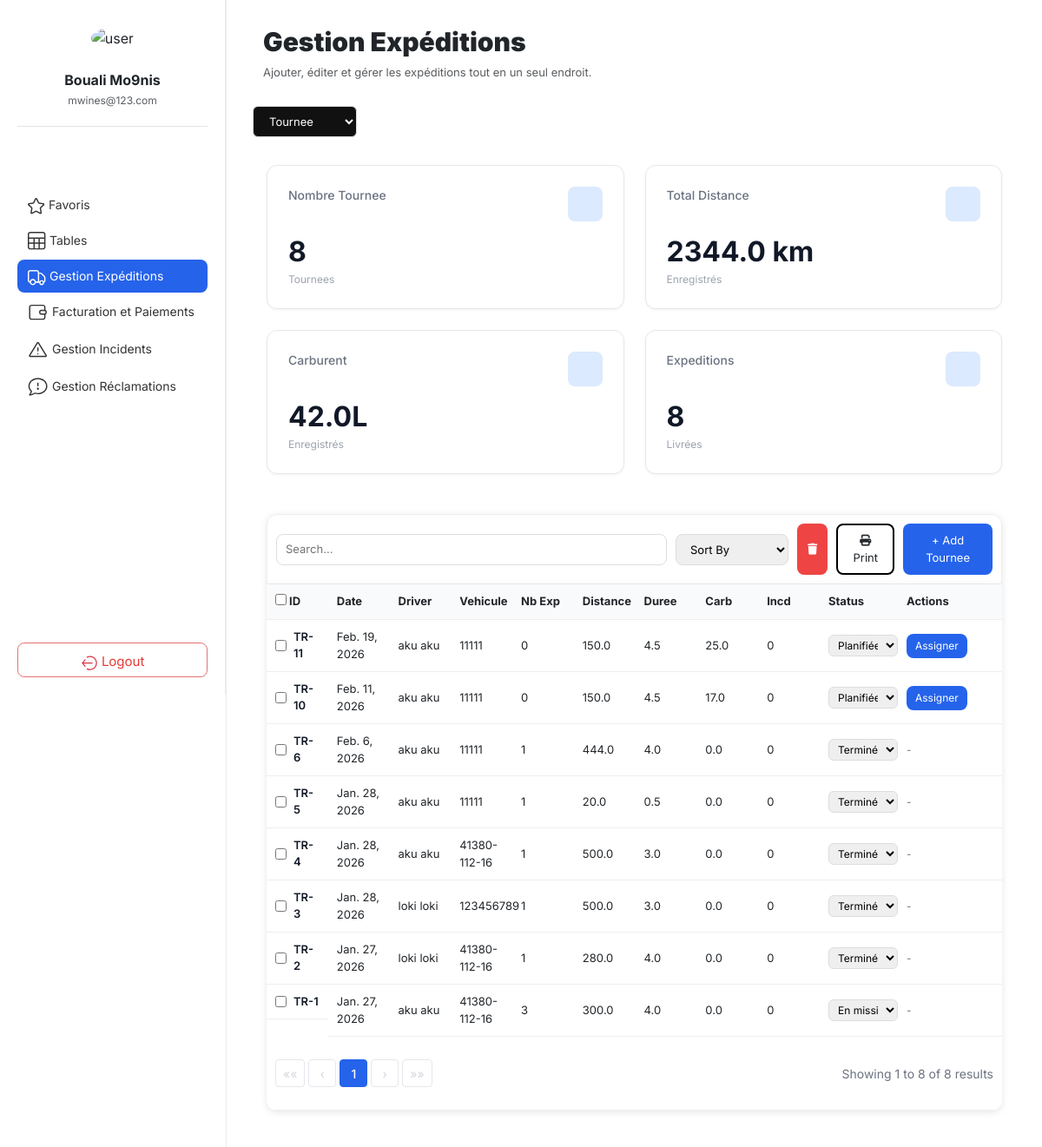
The app's page /expedition/tournee/ with its own data.
### core/models/models.py (models this page shows, shortened)
class Tour(models.Model):
    tour_date = models.DateField()
    distance = models.FloatField()
    duration = models.FloatField()
    status = models.CharField(max_length=50)
    driver = models.ForeignKey(Driver, on_delete=models.RESTRICT)
    vehicle = models.ForeignKey(Vehicle, on_delete=models.RESTRICT)
    nb_exp = models.IntegerField(default=0, verbose_name="Number of Expeditions")
    carb = models.FloatField(default=0, verbose_name="Fuel Consumption (L)")
    incd = models.IntegerField(default=0, verbose_name="Number of Incidents")

class Driver(models.Model):
    first_name = models.CharField(max_length=100)
    last_name = models.CharField(max_length=100)
    phone = models.CharField(max_length=20)
    license_number = models.CharField(max_length=50, unique=True)
    hire_date = models.DateField()
    status = models.CharField(max_length=50)
    def __str__(self):
        return f"{self.first_name} {self.last_name}"

class Vehicle(models.Model):
    plate_number = models.CharField(max_length=50, unique=True)
    brand = models.CharField(max_length=50)
    model = models.CharField(max_length=50)
    max_weight = models.FloatField()
    max_volume = models.FloatField()
    status = models.CharField(max_length=50)
    def __str__(self):
        return self.plate_number

### core/web/views.py (the view, shortened to what this page needs)
# urls.py: path("expedition/tournee/", views.tournee_view, name="tournee_view"),
def tournee_view(request):
    try:
        Tour = apps.get_model("core", "Tour")
    except LookupError as e:
        raise Http404("Tournee model not found (check core/models/models.py).") from e
    db_table = Tour._meta.db_table
    search_query = request.GET.get('search', '').strip()
    Tournees = Tour.objects.all()
    Tournees = Tournees.order_by('-id')
    page_obj = Paginator(Tournees, 10).get_page(request.GET.get("page"))
    from django.db.models import Sum, Count
    all_tours = Tour.objects.all()
    stats = {
        'tournees': all_tours.count(),
        'distance': all_tours.aggregate(Sum('distance'))['distance__sum'] or 0,
        'carburant': all_tours.aggregate(Sum('carb'))['carb__sum'] or 0,
        'expeditions': all_tours.aggregate(Sum('nb_exp'))['nb_exp__sum'] or 0,
    }
    return render(request, "expedition/tourne.html", {"page_obj": page_obj, "stats": stats})

### core/web/templates/expedition/tourne.html (shortened to what this page needs)
{% extends "home.html" %}
{% load static %}
{% block content %}
<link rel="stylesheet" href="{% static 'css/tourne.css' %}">
<div class="tables-top">
    <div class="table-header">
            <h2><b>Gestion Expéditions</b></h2>
            <p class="text-muted">Ajouter, éditer et gérer les expéditions tout en un seul endroit.</p>
    </div>
    <select name="table" class="table-select" onchange="if (this.value) { window.location.href = this.value; }">
            <option value="{% url 'tournee_view' %}"selected>Tournee</option>
    </select>
</div>
<div class="stats-cards-row">
    <div class="stat-card-modern">
        <div class="stat-header">
            <span class="stat-label">Nombre Tournee</span>
            <div class="stat-icon stat-icon-blue">
            </div>
        </div>
        <div class="stat-value-large">{{ stats.tournees|default:"10" }}</div>
        <div class="stat-sublabel">Tournees</div>
    </div>
    <div class="stat-card-modern">
        <div class="stat-header">
            <span class="stat-label">Total Distance</span>
            <div class="stat-icon stat-icon-blue">
            </div>
        </div>
        <div class="stat-value-large">{{ stats.distance|default:"4000" }} km</div>
        <div class="stat-sublabel">Enregistrés</div>
    </div>
    <div class="stat-card-modern">
        <div class="stat-header">
            <span class="stat-label">Carburent</span>
            <div class="stat-icon stat-icon-blue">
            </div>
        </div>
        <div class="stat-value-large">{{ stats.carburant|default:"145" }}L</div>
        <div class="stat-sublabel">Enregistrés</div>
    </div>
    <div class="stat-card-modern">
        <div class="stat-header">
            <span class="stat-label">Expeditions</span>
            <div class="stat-icon stat-icon-blue">
            </div>
        </div>
        <div class="stat-value-large">{{ stats.expeditions|default:"14" }}</div>
        <div class="stat-sublabel">Livrées</div>
    </div>
</div>
<section class="table-section">
    <div class="table-actions">
        <form method="get" class="form-actions">
            <div class="left">
                <input type="text" name="search" id="search" placeholder="Search..." value="{{ request.GET.search }}">
                <select id="filter" name="filter">
                    <option value="" disabled {% if not request.GET.filter %}selected{% endif %}>Sort By</option>
                </select>
            </div>
            <div class="right">
                <button type="button" class="btn danger" id="deleteTourneeBtn">
                    <i class="fa-solid fa-trash"></i>
                </button>
                <button type="button" class="btn light" id="printTourneeBtn">
                    <i class="fa-solid fa-print"></i> Print
                </button>
                <button type="button" class="btn primary" id="AddTourneeButton">
                    + Add Tournee
                </button>
            </div>
        </form>
    </div>
    <div class="table-content">
        <table>
            <thead>
                <tr>
                    <th>
                        <label>
                            <input type="checkbox" id="selectAll">
                            ID
                        </label>
                    </th>
                    <th>Date</th>
                    <th>Driver</th>
                    <th>Vehicule</th>
                    <th>Nb Exp </th>
                    <th>Distance </th>
                    <th>Duree</th>
                    <th>Carb</th>
                    <th>Incd</th>
                    <th style="width: 90px;">Status</th>
                    <th style="width: 120px;">Actions</th>
                </tr>
            </thead>
            <tbody>
                {% for tour in page_obj %}
                <tr>
                    <td class="id-col"><input type="checkbox" value="{{ tour.id }}"><span class="row-id">TR-{{ tour.id }}</span></td>
                    <td>{{ tour.tour_date }}</td>
                    <td>{{ tour.driver }}</td>
                    <td>{{ tour.vehicle }}</td>
                    <td>{{ tour.nb_exp }}</td>
                    <td>{{ tour.distance }}</td>
                    <td>{{ tour.duration }}</td>
                    <td>{{ tour.carb }}</td>
                    <td>{{ tour.incd }}</td>
                    <td class="status">
                        <select onchange="updateTourStatus({{ tour.id }}, this.value)"
                                style="padding: 3px 6px;width: 80px; border-radius: 6px; border: 1px solid #ddd; font-size: 12px; cursor: pointer;">
                            <option value="disponible" {% if tour.status == "disponible" %}selected{% endif %} {% if tour.status != "disponible" %}disabled{% endif %}>Planifiée</option>
                            <option value="en_mission" {% if tour.status == "en_mission" %}selected{% endif %}>En mission</option>
                            <option value="offline" {% if tour.status == "offline" %}selected{% endif %}>Terminée</option>
                        </select>
                    </td>
                    <td>
                        {% if tour.status == "disponible" %}
                        <button class="btn primary" style="padding: 5px 10px; font-size: 12px;" onclick="openAssignModal({{ tour.id }})">
                             Assigner
                        </button>
                        {% else %}
                        <span style="color: #6b7280; font-size: 12px;">-</span>
                        {% endif %}
                    </td>
                </tr>
                {% endfor %}
            </tbody>
            <tfoot>
                <tr>
                    <td colspan="11">
                        <div class="pagination-footer">
                            <div class="pagination">
                                {% if page_obj.has_previous %}
                                    <a href="?page=1" class="pagination-nav">««</a>
                                    <a href="?page={{ page_obj.previous_page_number }}" class="pagination-nav">‹</a>
                                {% else %}
                                    <span class="pagination-nav disabled">««</span>
                                    <span class="pagination-nav disabled">‹</span>
                                {% endif %}
                                {% for num in page_obj.paginator.page_range %}
                                    {% if num == page_obj.number %}
                                        <strong class="pagination-current">{{ num }}</strong>
                                    {% elif num > page_obj.number|add:'-3' and num < page_obj.number|add:'3' %}
                                        <a href="?page={{ num }}" class="pagination-link">{{ num }}</a>
                                    {% elif num == 1 or num == page_obj.paginator.num_pages %}
                                        <a href="?page={{ num }}" class="pagination-link">{{ num }}</a>
                                    {% elif num == page_obj.number|add:'-3' or num == page_obj.number|add:'3' %}
                                        <span class="pagination-ellipsis">...</span>
                                    {% endif %}
                                {% endfor %}
                                {% if page_obj.has_next %}
                                    <a href="?page={{ page_obj.next_page_number }}" class="pagination-nav">›</a>
                                    <a href="?page={{ page_obj.paginator.num_pages }}" class="pagination-nav">»»</a>
                                {% else %}
                                    <span class="pagination-nav disabled">›</span>
                                    <span class="pagination-nav disabled">»»</span>
                                {% endif %}
                            </div>
                            <div class="pagination-info">
                                Showing {{ page_obj.start_index }} to {{ page_obj.end_index }} of {{ page_obj.paginator.count }} results
                            </div>
                        </div>
                    </td>
                </tr>
            </tfoot>
        </table>
    </div>
</section>
{% endblock %}

### core/web/static/css/home.css (style rules this page uses)
* { box-sizing: border-box; }
body { margin: 0; font-family: 'Inter', sans-serif; }

### core/web/static/css/client.css (style rules this page uses)
.tables-top { margin-bottom: 6px; }
.table-header h2 { font-size: 30px; margin-left: 12px; font-weight: 600; }
.table-header p { font-size: 13px; margin-left: 12px; color: #777; margin-top: 4px; }
.table-select { margin-top: 12px; padding: 8px 14px; font-size: 13px; border-radius: 6px; border: 1px solid #ddd; background: #111; color: white; width: 120px; }
.table-section { margin-left: -12px; background: white; border-radius: 12px; border:0.5 px solid #c2bdbd; padding: 14px; }
.table-actions form { display: flex; align-items: center; gap: 10px; padding: 10px; border: 1px solid #eee; margin-bottom: 0px; }
.table-actions input { flex: 1; padding: 8px 12px; border-radius: 8px; border: 1px solid #ddd; font-size: 13px; }
.table-actions select { padding: 8px 12px; border-radius: 8px; border: 1px solid #ddd; font-size: 13px; }
.form-actions { flex: 1; border-top-left-radius: 12px; border-top-right-radius: 12px; justify-content: space-between; align-items: center; box-shadow: 0 2px 8px rgba(0, 0, 0, 0.1); }
.left { display: flex; gap: 10px; }
.left input { width: 450px; padding: 6px 10px; }
.left select { width: 130px; }
.right { display: flex; gap: 10px; }
.btn { padding: 8px 12px; border-radius: 8px; font-size: 13px; border: none; cursor: pointer; }
.btn.light { background: #ffffff; border:2px solid #000; }
.btn.primary { background: #2563eb; color: white; }
.btn.danger { background: #ef4444; color: white; }
.table-content { width: 100%; overflow-x: auto; box-shadow: 0 2px 8px rgba(0, 0, 0, 0.1); border-bottom-left-radius: 12px; border-bottom-right-radius: 12px; }
table { width: 100%; border-collapse: collapse; font-size: 13px; }
thead { background: #f9fafb; }
th, td { padding: 10px; border-bottom: 1px solid #eee; text-align: left; }
.pagination-footer { display: flex; justify-content: space-between; align-items: center; padding: 16px 0; }
.pagination { display: flex; gap: 4px; align-items: center; }
.pagination-nav, .pagination-link, .pagination-current { min-width: 32px; height: 32px; display: inline-flex; align-items: center; justify-content: center; padding: 0 8px; border-radius: 4px; font-size: 14px; text-decoration: none; color: #374151; background-color: white; border: 1px solid #e5e7eb; transition: all 0.2s; }
.pagination-current { background-color: #2563eb; color: white; border-color: #2563eb; font-weight: 500; }
.pagination-nav.disabled { color: #d1d5db; cursor: not-allowed; pointer-events: none; }
.pagination-info { color: #6b7280; font-size: 14px; }

### core/web/static/css/tourne.css (style rules this page uses)
.stats-cards-row { margin-top: 2rem; display: grid; grid-template-columns: repeat(4, 1fr); gap: 1.5rem; margin-bottom: 2rem; }
.stat-card-modern { background: white; border: 1px solid #e5e7eb; border-radius: 12px; padding: 1.5rem; transition: all 0.3s ease; box-shadow: 0 1px 3px rgba(0, 0, 0, 0.05); }
.stat-header { display: flex; justify-content: space-between; align-items: flex-start; margin-bottom: 1rem; }
.stat-label { font-size: 0.875rem; font-weight: 500; color: #6b7280; line-height: 1.4; }
.stat-icon { width: 40px; height: 40px; border-radius: 8px; display: flex; align-items: center; justify-content: center; font-size: 1.25rem; }
.stat-icon-blue { background-color: #dbeafe; color: #2563eb; }
.stat-value-large { font-size: 2rem; font-weight: 700; color: #111827; line-height: 1.2; margin-bottom: 0.25rem; }
.stat-sublabel { font-size: 0.75rem; color: #9ca3af; font-weight: 400; }
.stats-cards-row, .table-section { max-width: 1200px; width: 100%; margin-left: auto; margin-right: auto; padding-left: 1rem; padding-right: 1rem; }
.table-section table { width: 1200px; margin: 0 auto; table-layout: fixed; }
.id-col { display: flex; align-items: center; gap: 0.5rem; }
.id-col .row-id { font-weight: 600; color: #111827; }
@media (max-width: 1200px) { .stats-cards-row { grid-template-columns: repeat(2, 1fr); } }
@media (max-width: 1200px) { .stats-cards-row, .table-section { max-width: 100%; } }
@media (max-width: 1200px) { .table-section table { width: 100%; } }
.stat-card-modern { animation: fadeInUp 0.5s ease-out forwards; opacity: 0; }
.stat-card-modern:nth-child(1) { animation-delay: 0.1s; }
.stat-card-modern:nth-child(2) { animation-delay: 0.2s; }
.stat-card-modern:nth-child(3) { animation-delay: 0.3s; }
.stat-card-modern:nth-child(4) { animation-delay: 0.4s; }

### records on screen
Tour: id "11", tour_date "Feb. 19, 2026", driver "aku aku", vehicle "11111", nb_exp "0", distance "150.0", duration "4.5", carb "25.0", incd "0", status+id "Planifiée"
Tour: id "10", tour_date "Feb. 11, 2026", driver "aku aku", vehicle "11111", nb_exp "0", distance "150.0", duration "4.5", carb "17.0", incd "0", status+id "Planifiée"
Tour: id "6", tour_date "Feb. 6, 2026", driver "aku aku", vehicle "11111", nb_exp "1", distance "444.0", duration "4.0", carb "0.0", incd "0", status+id "Terminée"
Tour: id "5", tour_date "Jan. 28, 2026", driver "aku aku", vehicle "11111", nb_exp "1", distance "20.0", duration "0.5", carb "0.0", incd "0", status+id "Terminée"
Tour: id "4", tour_date "Jan. 28, 2026", driver "aku aku", vehicle "41380-112-16", nb_exp "1", distance "500.0", duration "3.0", carb "0.0", incd "0", status+id "Terminée"
Tour: id "3", tour_date "Jan. 28, 2026", driver "loki loki", vehicle "123456789", nb_exp "1", distance "500.0", duration "3.0", carb "0.0", incd "0", status+id "Terminée"
Tour: id "2", tour_date "Jan. 27, 2026", driver "loki loki", vehicle "41380-112-16", nb_exp "1", distance "280.0", duration "4.0", carb "0.0", incd "0", status+id "Terminée"
Tour: id "1", tour_date "Jan. 27, 2026", driver "aku aku", vehicle "41380-112-16", nb_exp "3", distance "300.0", duration "4.0", carb "0.0", incd "0", status+id "En mission"

### other values on screen
{{ user.first_name |default:"Bouali " }} "Bouali"
{{ user.last_name |default:"Mo9nis" }} "Mo9nis"
{{ user.email |default:"mwines@123.com" }} "mwines@123.com"
{{ stats.tournees|default:"10" }} "8"
{{ stats.distance|default:"4000" }} "2344.0"
{{ stats.carburant|default:"145" }} "42.0"
{{ stats.expeditions|default:"14" }} "8"
{{ num }} "1"
{{ page_obj.start_index }} "1"
{{ page_obj.end_index }} "8"
{{ page_obj.paginator.count }} "8"
